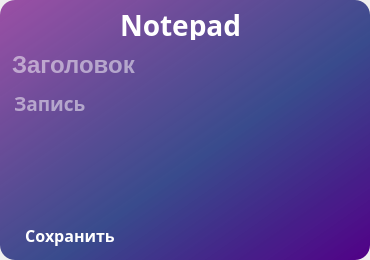
<?xml version="1.0" encoding="UTF-8"?>
<ui version="4.0">
 <class>Note</class>
 <widget class="QMainWindow" name="Note">
  <property name="geometry">
   <rect>
    <x>0</x>
    <y>0</y>
    <width>370</width>
    <height>260</height>
   </rect>
  </property>
  <property name="minimumSize">
   <size>
    <width>370</width>
    <height>260</height>
   </size>
  </property>
  <property name="maximumSize">
   <size>
    <width>370</width>
    <height>260</height>
   </size>
  </property>
  <property name="windowTitle">
   <string>Notepad</string>
  </property>
  <property name="styleSheet">
   <string notr="true"/>
  </property>
  <widget class="QWidget" name="centralwidget">
   <widget class="QFrame" name="main">
    <property name="geometry">
     <rect>
      <x>0</x>
      <y>0</y>
      <width>370</width>
      <height>260</height>
     </rect>
    </property>
    <property name="styleSheet">
     <string notr="true">QFrame{
background-color: qlineargradient(spread:pad, x1:1, y1:1, x2:0, y2:0, stop:0 rgba(81, 0, 135, 255),stop:0.427447 rgba(41, 61, 132, 235), stop:1 rgba(155, 79, 165, 255));
font-family: Rubik, sans-serif;
color: white;
border-radius: 15px;
}</string>
    </property>
    <property name="frameShape">
     <enum>QFrame::StyledPanel</enum>
    </property>
    <property name="frameShadow">
     <enum>QFrame::Raised</enum>
    </property>
    <widget class="QPushButton" name="close">
     <property name="geometry">
      <rect>
       <x>324</x>
       <y>10</y>
       <width>30</width>
       <height>30</height>
      </rect>
     </property>
     <property name="styleSheet">
      <string notr="true">QPushButton {
color: white;
border: 1px solid rgba(255, 255, 255, 0);
border-radius: 15px;
}

QPushButton:hover {
background-color: rgba(255, 255, 255, 40);
}

QPushButton:pressed {
background-color: rgba(255, 255, 255, 70);
}</string>
     </property>
     <property name="icon">
      <iconset resource="../qrc/resource.qrc">
       <normaloff>:/icons/C:/Users/Ryzen/PycharmProjects/notepad/notepad/icons/close_white_24dp.svg</normaloff>:/icons/C:/Users/Ryzen/PycharmProjects/notepad/notepad/icons/close_white_24dp.svg</iconset>
     </property>
     <property name="iconSize">
      <size>
       <width>24</width>
       <height>24</height>
      </size>
     </property>
    </widget>
    <widget class="QPushButton" name="delete_note">
     <property name="geometry">
      <rect>
       <x>320</x>
       <y>217</y>
       <width>30</width>
       <height>30</height>
      </rect>
     </property>
     <property name="styleSheet">
      <string notr="true">QPushButton {
color: white;
border: 1px solid rgba(255, 255, 255, 0);
border-radius: 15px;
}

QPushButton:hover {
background-color: rgba(255, 255, 255, 40);
}

QPushButton:pressed {
background-color: rgba(255, 255, 255, 70);
}</string>
     </property>
     <property name="icon">
      <iconset resource="../qrc/resource.qrc">
       <normaloff>:/icons/C:/Users/Ryzen/PycharmProjects/notepad/notepad/icons/delete_white_24dp.svg</normaloff>:/icons/C:/Users/Ryzen/PycharmProjects/notepad/notepad/icons/delete_white_24dp.svg</iconset>
     </property>
     <property name="iconSize">
      <size>
       <width>24</width>
       <height>24</height>
      </size>
     </property>
     <property name="shortcut">
      <string>Del</string>
     </property>
    </widget>
    <widget class="QPushButton" name="save">
     <property name="geometry">
      <rect>
       <x>20</x>
       <y>220</y>
       <width>100</width>
       <height>30</height>
      </rect>
     </property>
     <property name="font">
      <font>
       <family>Rubik</family>
       <pointsize>12</pointsize>
       <weight>75</weight>
       <bold>true</bold>
      </font>
     </property>
     <property name="styleSheet">
      <string notr="true">QPushButton {
color: white;
border: 1px solid rgba(255, 255, 255, 0);
border-radius: 7px;
}

QPushButton:hover {
background-color: rgba(255, 255, 255, 40);
}

QPushButton:pressed {
background-color: rgba(255, 255, 255, 70);
}</string>
     </property>
     <property name="text">
      <string>Сохранить</string>
     </property>
     <property name="shortcut">
      <string>Return</string>
     </property>
    </widget>
    <widget class="QLabel" name="label">
     <property name="geometry">
      <rect>
       <x>120</x>
       <y>10</y>
       <width>120</width>
       <height>30</height>
      </rect>
     </property>
     <property name="font">
      <font>
       <family>Rubik,sans-serif</family>
       <pointsize>21</pointsize>
       <weight>75</weight>
       <bold>true</bold>
      </font>
     </property>
     <property name="styleSheet">
      <string notr="true">background-color: none;</string>
     </property>
     <property name="text">
      <string>Notepad</string>
     </property>
    </widget>
    <widget class="QWidget" name="">
     <property name="geometry">
      <rect>
       <x>10</x>
       <y>50</y>
       <width>350</width>
       <height>161</height>
      </rect>
     </property>
     <layout class="QVBoxLayout" name="body">
      <item>
       <widget class="QLineEdit" name="title">
        <property name="font">
         <font>
          <pointsize>18</pointsize>
          <weight>75</weight>
          <bold>true</bold>
         </font>
        </property>
        <property name="styleSheet">
         <string notr="true">border: none;
background-color: rgba(255, 255, 255, 0);
color: white;</string>
        </property>
        <property name="maxLength">
         <number>25</number>
        </property>
        <property name="placeholderText">
         <string>Заголовок</string>
        </property>
       </widget>
      </item>
      <item>
       <widget class="QTextEdit" name="note">
        <property name="font">
         <font>
          <family>Rubik,sans-serif</family>
          <pointsize>14</pointsize>
          <weight>75</weight>
          <bold>true</bold>
         </font>
        </property>
        <property name="styleSheet">
         <string notr="true">border: none;
background-color: rgba(255, 255, 255, 0);
color: white;</string>
        </property>
        <property name="verticalScrollBarPolicy">
         <enum>Qt::ScrollBarAlwaysOff</enum>
        </property>
        <property name="horizontalScrollBarPolicy">
         <enum>Qt::ScrollBarAlwaysOff</enum>
        </property>
        <property name="placeholderText">
         <string>Запись</string>
        </property>
       </widget>
      </item>
     </layout>
    </widget>
   </widget>
  </widget>
 </widget>
 <resources>
  <include location="../qrc/resource.qrc"/>
 </resources>
 <connections/>
</ui>
